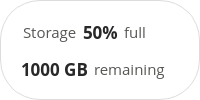
             <widget class="QFrame" name="storage_frame">
              <property name="styleSheet">
               <string notr="true">color: rgb(85,87,83);
background: white;
border: 1px solid rgb(220,220,220);
border-radius: 40px;</string>
              </property>
              <property name="frameShape">
               <enum>QFrame::StyledPanel</enum>
              </property>
              <property name="frameShadow">
               <enum>QFrame::Raised</enum>
              </property>
              <layout class="QVBoxLayout" name="verticalLayout_20">
               <property name="leftMargin">
                <number>20</number>
               </property>
               <property name="topMargin">
                <number>15</number>
               </property>
               <property name="rightMargin">
                <number>20</number>
               </property>
               <property name="bottomMargin">
                <number>15</number>
               </property>
               <item>
                <layout class="QHBoxLayout" name="horizontalLayout_19" stretch="1,0,1">
                 <item alignment="Qt::AlignRight">
                  <widget class="QLabel" name="label_27">
                   <property name="font">
                    <font>
                     <family>Open Sans</family>
                     <pointsize>11</pointsize>
                    </font>
                   </property>
                   <property name="styleSheet">
                    <string notr="true">background: none; color: rgb(85,87,83); border: none;</string>
                   </property>
                   <property name="text">
                    <string>Storage</string>
                   </property>
                  </widget>
                 </item>
                 <item alignment="Qt::AlignHCenter">
                  <widget class="QLabel" name="percent_full_label">
                   <property name="font">
                    <font>
                     <family>Open Sans</family>
                     <pointsize>13</pointsize>
                     <weight>75</weight>
                     <bold>true</bold>
                    </font>
                   </property>
                   <property name="styleSheet">
                    <string notr="true">border: none; background: transparent; color: rgb(40,40,40);</string>
                   </property>
                   <property name="text">
                    <string>50%</string>
                   </property>
                  </widget>
                 </item>
                 <item alignment="Qt::AlignLeft">
                  <widget class="QLabel" name="label_46">
                   <property name="font">
                    <font>
                     <family>Open Sans</family>
                     <pointsize>11</pointsize>
                    </font>
                   </property>
                   <property name="styleSheet">
                    <string notr="true">background: none; color: rgb(85,87,83); border: none;</string>
                   </property>
                   <property name="text">
                    <string>full</string>
                   </property>
                  </widget>
                 </item>
                </layout>
               </item>
               <item>
                <layout class="QHBoxLayout" name="horizontalLayout_20" stretch="0,1">
                 <item alignment="Qt::AlignRight">
                  <widget class="QLabel" name="space_left_label">
                   <property name="font">
                    <font>
                     <family>Open Sans</family>
                     <pointsize>13</pointsize>
                     <weight>75</weight>
                     <bold>true</bold>
                    </font>
                   </property>
                   <property name="styleSheet">
                    <string notr="true">border: none; background: transparent; color: rgb(40,40,40);</string>
                   </property>
                   <property name="text">
                    <string>1000 GB</string>
                   </property>
                  </widget>
                 </item>
                 <item alignment="Qt::AlignLeft">
                  <widget class="QLabel" name="label_48">
                   <property name="font">
                    <font>
                     <family>Open Sans</family>
                     <pointsize>11</pointsize>
                    </font>
                   </property>
                   <property name="styleSheet">
                    <string notr="true">background: none; color: rgb(85,87,83); border: none;</string>
                   </property>
                   <property name="text">
                    <string>remaining</string>
                   </property>
                  </widget>
                 </item>
                </layout>
               </item>
              </layout>
             </widget>
